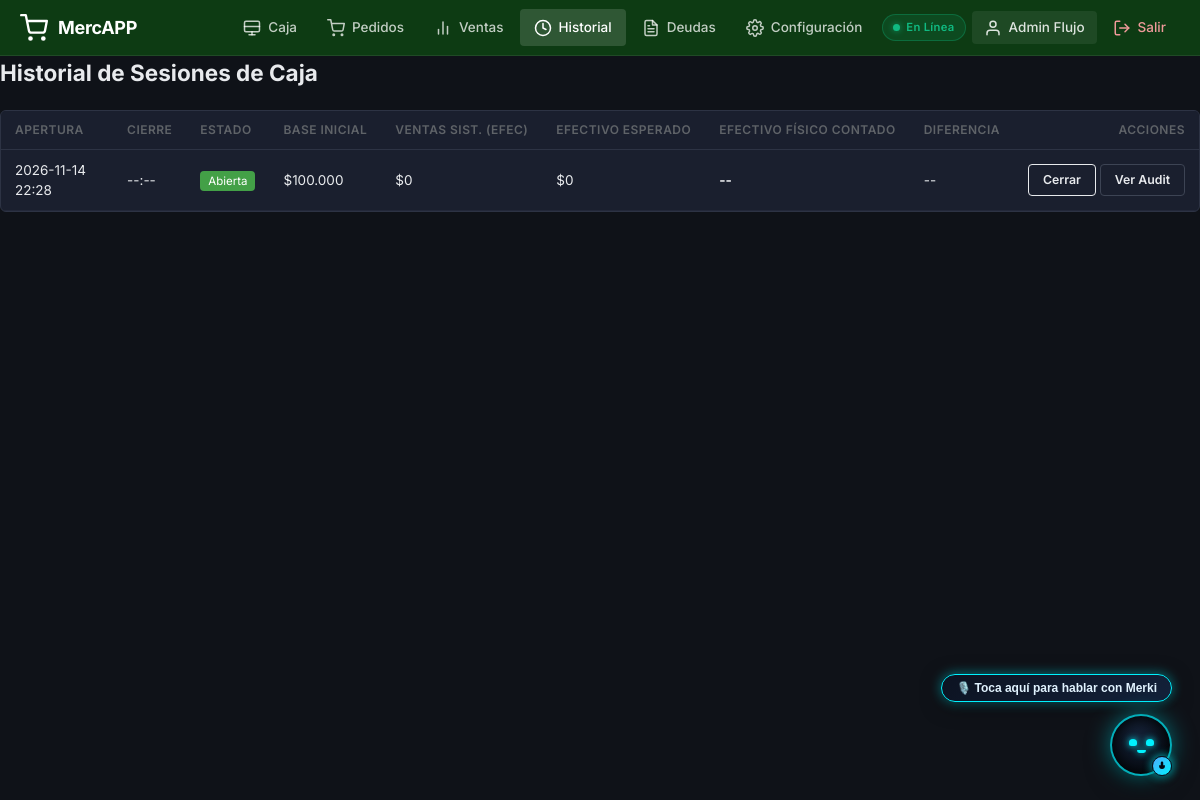
Screenshot of /sessions (signed in) with the database file from the repository.
### models/user.py (models this page shows, shortened)
class User(UserMixin, db.Model):
    __tablename__ = 'usuario'
    id = db.Column(db.Integer, primary_key=True)
    store_id = db.Column(db.Integer, db.ForeignKey('tienda.id'), nullable=False)
    name = db.Column(db.String(100), nullable=False)
    username = db.Column(db.String(50), nullable=True)
    email = db.Column(db.String(120), unique=True, nullable=False)
    password_hash = db.Column(db.String(255), nullable=False)
    is_admin = db.Column(db.Boolean, default=True)
    is_active_cashier = db.Column(db.Boolean, default=True)
    status = db.Column(db.String(20), default='ACTIVO')
    failed_attempts = db.Column(db.Integer, default=0)
    locked_until = db.Column(db.DateTime, nullable=True)
    last_login = db.Column(db.DateTime, nullable=True)
    created_at = db.Column(db.DateTime, default=datetime.now)

### models/sale.py (models this page shows)
class CashSession(db.Model):
    __tablename__ = 'sesion_caja'
    id = db.Column(db.Integer, primary_key=True)
    store_id = db.Column(db.Integer, db.ForeignKey('tienda.id'), nullable=False, index=True)
    user_id = db.Column(db.Integer, db.ForeignKey('usuario.id'), nullable=False)
    opened_at = db.Column(db.DateTime, default=datetime.now)
    closed_at = db.Column(db.DateTime, nullable=True)
    base_amount = db.Column(db.Integer, nullable=False, default=0)
    cash_sales = db.Column(db.Integer, default=0)
    card_sales = db.Column(db.Integer, default=0)
    transfer_sales = db.Column(db.Integer, default=0)
    expected_cash = db.Column(db.Integer, default=0)
    actual_cash = db.Column(db.Integer, nullable=True)
    status = db.Column(db.String(20), default='abierta')  # abierta, cerrada
    sales = db.relationship('Sale', backref='session', lazy=True)

### app.py (the view)
@app.route('/session/history')
@app.route('/session-history')
@app.route('/sessions')
@login_required
@admin_only
def session_history():
    sessions = CashSession.query.filter_by(store_id=current_user.store_id).order_by(CashSession.opened_at.desc()).all()
    return render_template('caja_historial.html', sessions=sessions)

### templates/caja_historial.html (shortened to what this page needs)
{% extends "base.html" %}
{% block content %}
<div class="header-actions" style="display: flex; justify-content: space-between; align-items: center; margin-bottom: 20px;">
 <h2>Historial de Sesiones de Caja</h2>
</div>
<div class="card" style="padding: 0; overflow-x: auto;">
 <table class="data-table">
 <thead>
 <tr>
 <th>Apertura</th>
 <th>Cierre</th>
 <th>Estado</th>
 <th>Base Inicial</th>
 <th class="hide-mobile">Ventas Sist. (Efec)</th>
 <th class="hide-mobile">Efectivo Esperado</th>
 <th>Efectivo Físico Contado</th>
 <th>Diferencia</th>
 <th style="text-align: right;">Acciones</th>
 </tr>
 </thead>
 <tbody>
 {% for session in sessions %}
 <tr>
 <td>{{ session.opened_at.strftime('%Y-%m-%d %H:%M') }}</td>
 <td>{{ session.closed_at.strftime('%Y-%m-%d %H:%M') if session.closed_at else '--:--' }}</td>
 <td>
 {% if session.status == 'abierta' %}
 <span style="background-color: var(--success); color: white; padding: 3px 8px; border-radius: 4px; font-size: 0.85em;">Abierta</span>
 {% else %}
 <span style="background-color: var(--text-secondary); color: white; padding: 3px 8px; border-radius: 4px; font-size: 0.85em;">Cerrada</span>
 {% endif %}
 </td>
 <td>{{ session.base_amount | cop }}</td>
 <td class="hide-mobile">{{ session.cash_sales | cop }}</td>
 <td class="hide-mobile">{{ session.expected_cash | cop }}</td>
 <td style="font-weight: bold;">
 {% if session.actual_cash is not none %}
 {{ session.actual_cash | cop }}
 {% else %}
 --
 {% endif %}
 </td>
 <td>
 {% if session.actual_cash is not none %}
 {% set diff = session.actual_cash - session.expected_cash %}
 {% if diff > 0 %}
 <span style="color: #e67e22; font-weight: bold;">+ {{ diff | cop }}</span>
 {% elif diff < 0 %}
 <span style="color: var(--danger); font-weight: bold;">- {{ diff|abs | cop }}</span>
 {% else %}
 <span style="color: var(--success); font-weight: bold;">$0</span>
 {% endif %}
 {% else %}
 --
 {% endif %}
 </td>
 <td style="text-align: right; white-space: nowrap;">
 {% if session.status == 'abierta' %}
 <a href="{{ url_for('session_close', session_id=session.id) }}" class="btn btn-outline btn-sm" style="color: var(--danger); border-color: var(--danger);"> Cerrar</a>
 {% else %}
 <a href="/session/{{ session.id }}/closing-report" class="btn btn-outline btn-sm" target="_blank" style="color: #FFA726; border-color: #FFA726;" title="Ver reporte oficial HTML enviado al correo">📄 Reporte</a>
 {% endif %}
 <a href="{{ url_for('session_detail', session_id=session.id) }}" class="btn btn-outline btn-sm"> Ver Audit</a>
 </td>
 </tr>
 {% else %}
 <tr>
 <td colspan="9" style="text-align: center; padding: 20px; color: var(--text-secondary);">
 No hay sesiones de caja registradas.
 </td>
 </tr>
 {% endfor %}
 </tbody>
 </table>
</div>
{% endblock %}

### templates/base.html (shortened to what this page needs)
<!DOCTYPE html>
<html lang="es">
<head>
    <link rel="stylesheet" href="{{ url_for('static', filename='styles.css') }}">
    {% if current_user and current_user.is_authenticated and not (current_user.get_id() and (current_user.get_id().startswith('supplier_') or current_user.get_id().startswith('customer_'))) %}
    <link rel="stylesheet" href="{{ url_for('static', filename='css/merki.css') }}?v=4.0">
    {% endif %}
</head>
<body>
    {% if current_user.is_authenticated and not (current_user.get_id() and (current_user.get_id().startswith('supplier_') or current_user.get_id().startswith('customer_'))) %}
    <nav class="navbar">
        <a href="{{ url_for('pos') }}" class="navbar-brand">
            <svg class="brand-svg" width="28" height="28" viewBox="0 0 24 24" fill="none" stroke="currentColor" stroke-width="2" stroke-linecap="round" stroke-linejoin="round"><circle cx="9" cy="21" r="1"/><circle cx="20" cy="21" r="1"/><path d="M1 1h4l2.68 13.39a2 2 0 0 0 2 1.61h9.72a2 2 0 0 0 2-1.61L23 6H6"/></svg>
            <span>MercAPP</span>
        </a>
        <ul class="navbar-nav" id="navbarNav">
            <li>
                <a href="{{ url_for('pos') }}" class="nav-link {% if request.endpoint == 'pos' %}active{% endif %}">
                    <svg class="nav-svg" viewBox="0 0 24 24" fill="none" stroke="currentColor" stroke-width="2" stroke-linecap="round" stroke-linejoin="round"><rect x="2" y="3" width="20" height="14" rx="2"/><path d="M2 10h20"/><path d="M12 17v4"/><path d="M8 21h8"/></svg>
                    <span class="nav-text">Caja</span>
                </a>
            </li>
            <li>
                <a href="{{ url_for('orders') }}"
                    class="nav-link {% if request.endpoint in ['orders', 'order_detail'] %}active{% endif %}">
                    <svg class="nav-svg" viewBox="0 0 24 24" fill="none" stroke="currentColor" stroke-width="2" stroke-linecap="round" stroke-linejoin="round"><circle cx="9" cy="21" r="1"/><circle cx="20" cy="21" r="1"/><path d="M1 1h4l2.68 13.39a2 2 0 0 0 2 1.61h9.72a2 2 0 0 0 2-1.61L23 6H6"/></svg>
                    <span class="nav-text">Pedidos</span>
                </a>
            </li>
            {% if cashier_mode %}
            <li>
                <a href="{{ url_for('settings_hardware') }}"
                    class="nav-link {% if request.endpoint == 'settings_hardware' %}active{% endif %}">
                    <svg class="nav-svg" viewBox="0 0 24 24" fill="none" stroke="currentColor" stroke-width="2" stroke-linecap="round" stroke-linejoin="round"><path d="M12 19V5"/><path d="M5 12l7-7 7 7"/></svg>
                    <span class="nav-text">Hardware</span>
                </a>
            </li>
            {% else %}
            <li>
                <a href="{{ url_for('sales_history') }}"
                    class="nav-link {% if request.endpoint in ['sales_history', 'sale_detail'] %}active{% endif %}">
                    <svg class="nav-svg" viewBox="0 0 24 24" fill="none" stroke="currentColor" stroke-width="2" stroke-linecap="round" stroke-linejoin="round"><line x1="18" y1="20" x2="18" y2="10"/><line x1="12" y1="20" x2="12" y2="4"/><line x1="6" y1="20" x2="6" y2="14"/></svg>
                    <span class="nav-text">Ventas</span>
                </a>
            </li>
            <li>
                <a href="{{ url_for('session_history') }}"
                    class="nav-link {% if request.endpoint in ['session_history', 'session_detail'] %}active{% endif %}">
                    <svg class="nav-svg" viewBox="0 0 24 24" fill="none" stroke="currentColor" stroke-width="2" stroke-linecap="round" stroke-linejoin="round"><circle cx="12" cy="12" r="10"/><polyline points="12 6 12 12 16 14"/></svg>
                    <span class="nav-text">Historial</span>
                </a>
            </li>
            <li>
                <a href="{{ url_for('debts') }}"
                    class="nav-link {% if request.endpoint in ['debts', 'debt_client_pos', 'debt_new_client'] %}active{% endif %}">
                    <span class="nav-text">Deudas</span>
                </a>
            </li>
            {% if current_user.is_admin %}
            <li>
                <a href="{{ url_for('settings') }}"
                    class="nav-link ">
                    <span class="nav-text">Configuración</span>
                </a>
            </li>
            {% endif %}
            {% endif %}
            <li class="network-status-item">
                <div id="networkStatusBadge" class="network-status-badge online" title="Base local activa. Conexión a internet disponible.">
                    <span class="status-indicator-dot"></span>
                    <span class="status-indicator-text" id="networkStatusText">En Línea</span>
                </div>
            </li>
            <li>
                <span class="nav-user" title="{{ active_cashier_name if cashier_mode else current_user.name }}">
                    <svg class="nav-svg" viewBox="0 0 24 24" fill="none" stroke="currentColor" stroke-width="2" stroke-linecap="round" stroke-linejoin="round"><path d="M20 21v-2a4 4 0 0 0-4-4H8a4 4 0 0 0-4 4v2"/><circle cx="12" cy="7" r="4"/></svg>
                    <span class="nav-text">{{ active_cashier_name if cashier_mode else current_user.name }}</span>
                </span>
            </li>
            {% if cashier_mode %}
            <li>
                <a href="#" onclick="deactivateCashierMode(); return false;" class="nav-link logout-btn">
                    <svg class="nav-svg" viewBox="0 0 24 24" fill="none" stroke="currentColor" stroke-width="2" stroke-linecap="round" stroke-linejoin="round"><rect x="3" y="11" width="18" height="11" rx="2" ry="2"/><path d="M7 11V7a5 5 0 0 1 10 0v4"/></svg>
                    <span class="nav-text">Desactivar</span>
                </a>
            </li>
            {% else %}
            <li>
                <a href="{{ url_for('logout') }}" onclick="confirmAppLogout(event, '{{ url_for('logout') }}')" class="nav-link logout-btn">
                    <svg class="nav-svg" viewBox="0 0 24 24" fill="none" stroke="currentColor" stroke-width="2" stroke-linecap="round" stroke-linejoin="round"><path d="M9 21H5a2 2 0 0 1-2-2V5a2 2 0 0 1 2-2h4"/><polyline points="16 17 21 12 16 7"/><line x1="21" y1="12" x2="9" y2="12"/></svg>
                    <span class="nav-text">Salir</span>
                </a>
            </li>
            {% endif %}
        </ul>
    </nav>
    {% endif %}
    {% block content %}{% endblock %}
</body>
</html>

### rows the page displays
User: name "Admin Flujo"
CashSession: opened_at "2026-11-14 22:28", closed_at "--:--", status "Abierta", base_amount|cop "$100.000", cash_sales|cop "$0", expected_cash|cop "$0"
